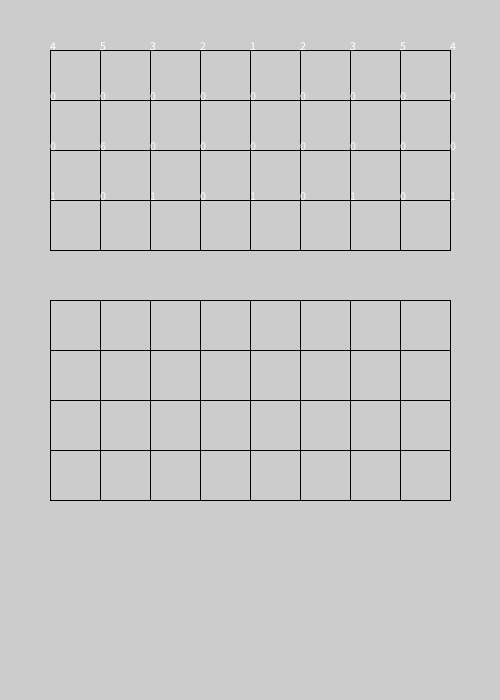
Frame 1 (no input)
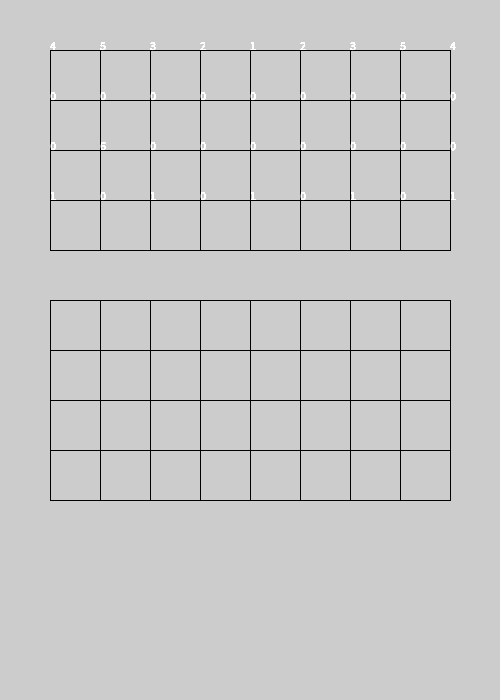
Frame 60 (the mouse pressed at the canvas centre just before this capture)
Frame 120 (the mouse held since frame 60 and released just before this capture): identical to frame 60, image omitted

The Processing sketch that drew these frames (run headless with seeded random() and noise(); from frame 60 on, the mouse is pressed at the canvas centre):

// Processing sketch: week05_2
// ── week05_2.pde
int [][]board={
  {4,5,3,2,1,2,3,5,4},
  {0,0,0,0,0,0,0,0,0},
  {0,6,0,0,0,0,0,0,0},
  {1,0,1,0,1,0,1,0,1}
};

void setup()
{
  size(500,700);
}
void draw()
{
  for(int x=50;x<=450;x+=50)
  {
    line(x,50,x,250);
    line(x,300,x,500);
  }
  
  for(int y=50;y<=500;y+=50)
  {
    line(50,y,450,y);
  }
  for(int i=0;i<4;i++)
  {
    for(int j=0;j<9;j++)
    {
      text(board[i][j],50+j*50,50+i*50);
    }
  }
}
